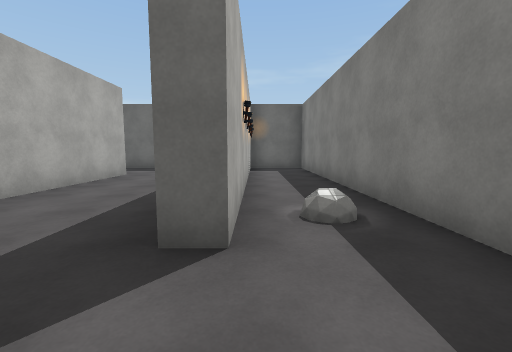
view 1 (above)

20 first-person views from a walk through a scene from a Unity 3-D project. The camera is 1.4 m above the floor, tilts 6° down and sees 90° across. The floor is counted in squares, 2 m on a side. Each view is taken from the middle of a square. On the plan, view 1 faces up. The plan holds only what a view shows up to about 9 squares ahead; the rest is blank. The place goes on beyond the plan. The player is left out. Some animated figures are not drawn. Some surface patterns are stand-ins.

view 2
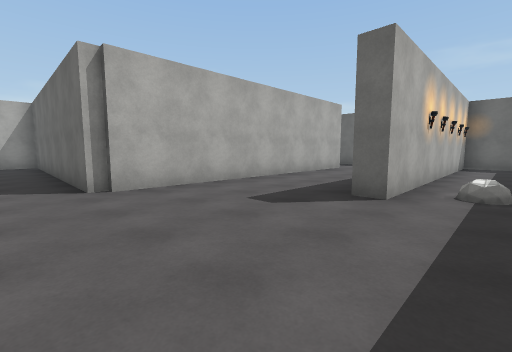

view 3
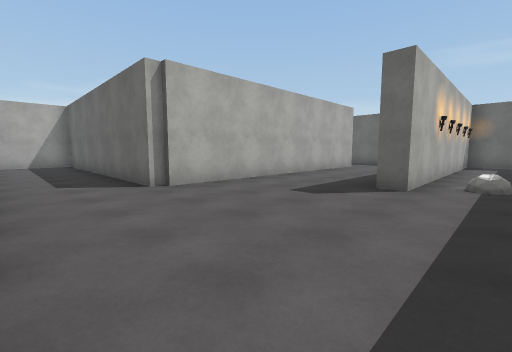

view 4
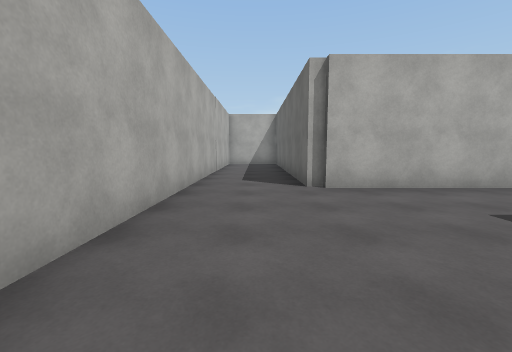

view 5
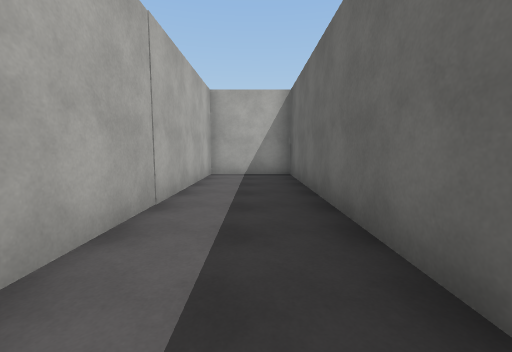

view 6
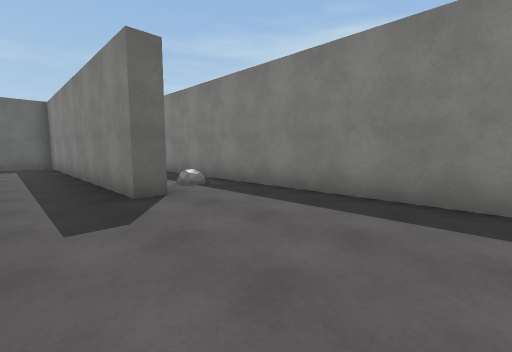

view 7
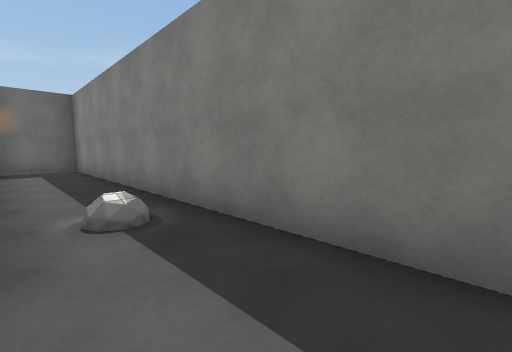

view 8
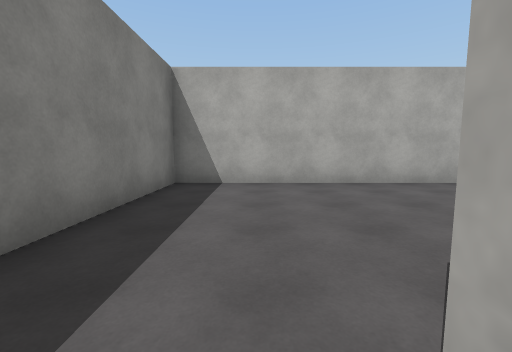

view 9
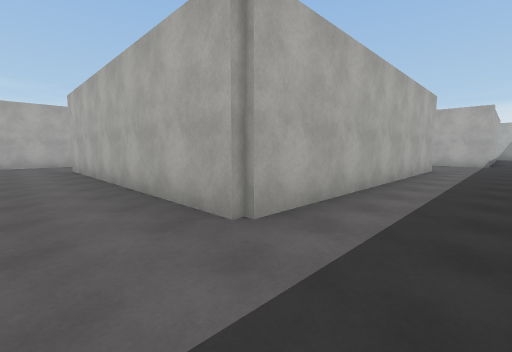

view 10
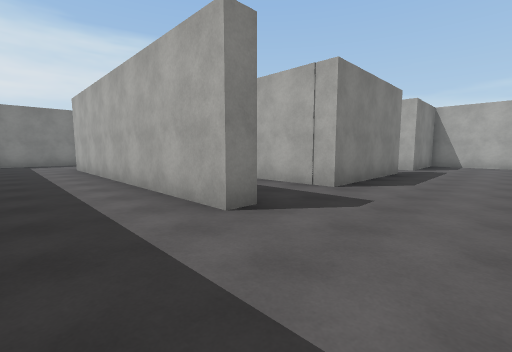

view 11
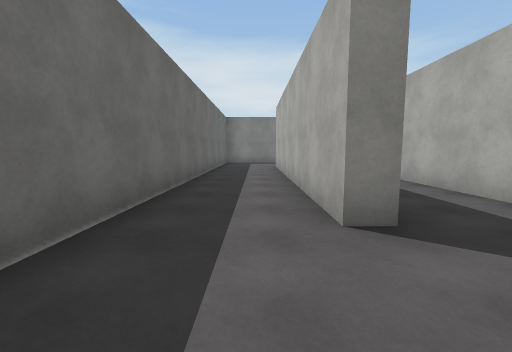

view 12
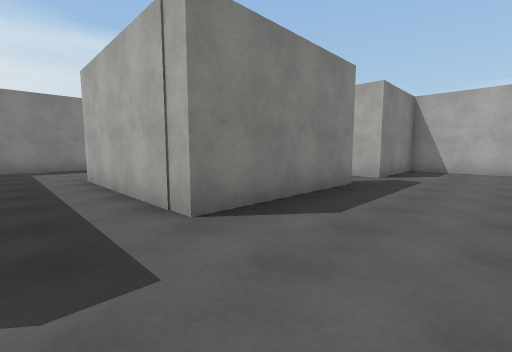

view 13
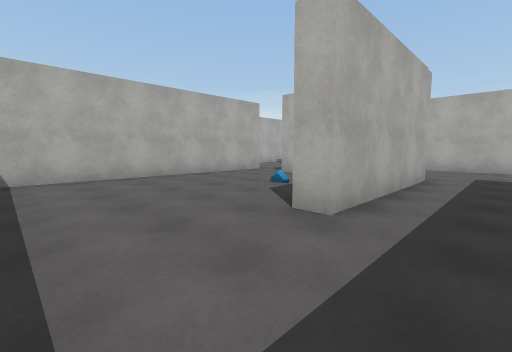

view 14
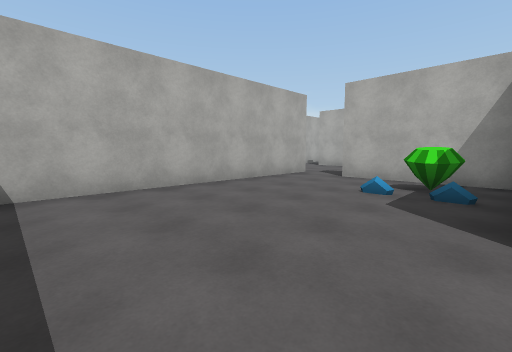

view 15
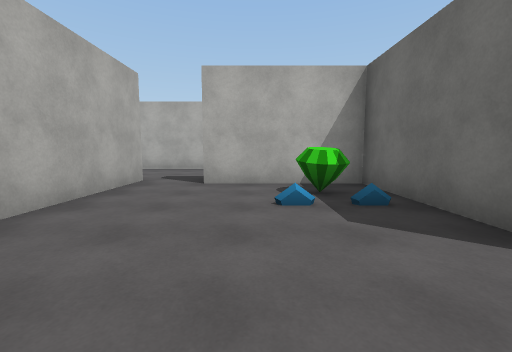

view 16
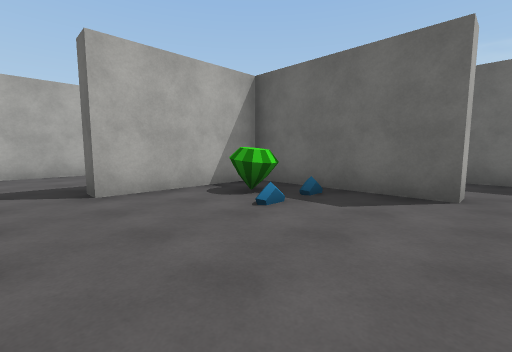

view 17
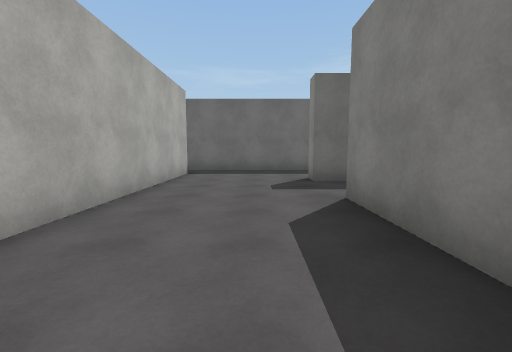

view 18
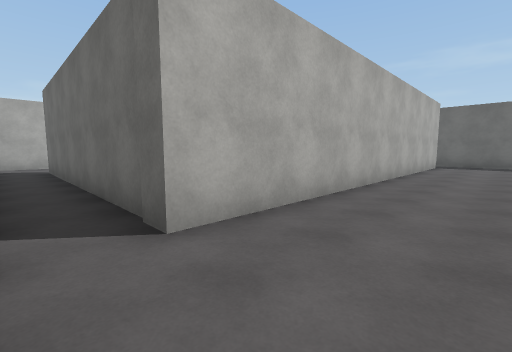

view 19
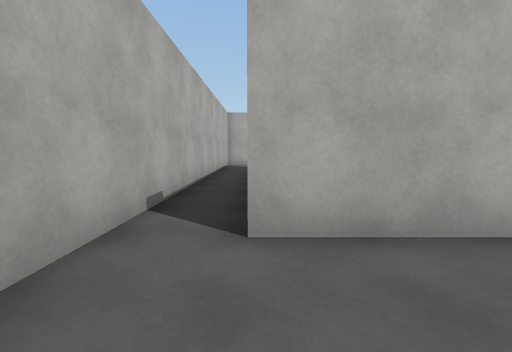

view 20
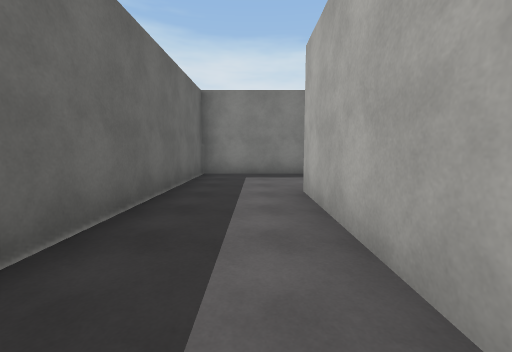

### Floor plan
Points are (right, up) in squares from view 1. A wall is a line through its corners. A room is listed if a view was taken in it or the views show most of it. See-through windows are left out.
Room 1 (views 1, 2, 3, 4, 5, 6, 7, 8)
walls: (-3.8, -0.6) (-3.8, -1) (-11.2, -1) (-11.2, -3.3) (1.7, -3.3) (1.7, 9.5) (-0.2, 9.5) (-0.2, 1.8) (-0.7, 1.8) (-0.7, 7.5); (-3.6, 7.2) (-3.6, -0.7)
ways out: opening at (-2.5, 8) to room 2
objects: other object (1, 3)
Room 2 (views 9, 10, 11, 12, 13, 14, 15, 16, 17, 20)
walls: (-7.4, 4.7) (-7.4, 4.2) (-11.2, 4.2) (-11.2, 0.9) (-11.7, 0.9) (-11.7, 4.7) (-7.4, 4.7); (-10.9, 6.7) (-11.7, 6.7) (-11.7, 7.2) (-3.6, 7.2); (-6.9, 6.7) (-7.8, 6.7); (-4.1, 3.9) (-4.1, 6.1); (-11.7, -0.5) (-4.9, -0.5); (-15, 8.5) (-15, -0.5); (-0.7, 7.5) (-0.7, 9.5) (-14.4, 9.5)
ways out: opening at (-2.5, 8) to room 1; opening at (-13.5, -1.5) to room 3; opening at (-15, 9)
objects: other object (-10, 3); other object (-9, 2); other object (-9, 3)
Room 3 (views 18, 19)
walls: (-15, -0.5) (-15, -2) (-22.5, -2); (-21.9, -3.3) (-11.7, -3.3) (-11.7, -0.5); (-24.6, -1.7) (-24.6, -3)
ways out: opening at (-13.5, -1.5) to room 2; opening at (-23.5, -2)

Where each view was taken, in squares from view 1:
view 1: 0 up, 0 right, facing up
view 2: 2 down, 1 right, facing up-left
view 3: 3 down, 1 right, facing up-left
view 4: 2 down, 1 right, facing left
view 5: 2 down, 4 left, facing left
view 6: 2 down, 2 left, facing up-right
view 7: 0 up, 0 right, facing up-right
view 8: 2 up, 0 right, facing down
view 9: 9 up, 2 left, facing down-left
view 10: 9 up, 14 left, facing down-right
view 11: 8 up, 14 left, facing right
view 12: 6 up, 14 left, facing down-right
view 13: 6 up, 5 left, facing down-left
view 14: 4 up, 5 left, facing down-left
view 15: 2 up, 6 left, facing left
view 16: 0 up, 7 left, facing up-left
view 17: 1 up, 13 left, facing up
view 18: 3 down, 13 left, facing up-left
view 19: 2 down, 13 left, facing left
view 20: 8 up, 8 left, facing right
